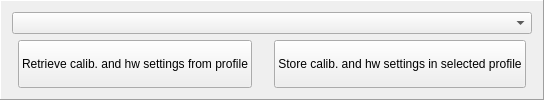
    <widget class="QFrame" name="frame">
     <property name="sizePolicy">
      <sizepolicy hsizetype="Minimum" vsizetype="Minimum">
       <horstretch>0</horstretch>
       <verstretch>0</verstretch>
      </sizepolicy>
     </property>
     <property name="frameShape">
      <enum>QFrame::Panel</enum>
     </property>
     <property name="frameShadow">
      <enum>QFrame::Raised</enum>
     </property>
     <layout class="QGridLayout" name="gridLayout_7">
      <property name="sizeConstraint">
       <enum>QLayout::SetDefaultConstraint</enum>
      </property>
      <item row="0" column="0">
       <layout class="QGridLayout" name="gridLayout_6" rowstretch="1,0">
        <item row="1" column="1">
         <widget class="QPushButton" name="calretrieve_PB">
          <property name="sizePolicy">
           <sizepolicy hsizetype="Minimum" vsizetype="Minimum">
            <horstretch>0</horstretch>
            <verstretch>0</verstretch>
           </sizepolicy>
          </property>
          <property name="text">
           <string>Retrieve calib. and hw settings from profile</string>
          </property>
         </widget>
        </item>
        <item row="1" column="2">
         <spacer name="horizontalSpacer_5">
          <property name="orientation">
           <enum>Qt::Horizontal</enum>
          </property>
          <property name="sizeType">
           <enum>QSizePolicy::Expanding</enum>
          </property>
          <property name="sizeHint" stdset="0">
           <size>
            <width>10</width>
            <height>20</height>
           </size>
          </property>
         </spacer>
        </item>
        <item row="1" column="3">
         <widget class="QPushButton" name="calstore_PB">
          <property name="sizePolicy">
           <sizepolicy hsizetype="Minimum" vsizetype="Minimum">
            <horstretch>0</horstretch>
            <verstretch>0</verstretch>
           </sizepolicy>
          </property>
          <property name="text">
           <string>Store calib. and hw settings in selected profile</string>
          </property>
         </widget>
        </item>
        <item row="0" column="0" colspan="5">
         <widget class="QComboBox" name="profile_CB"/>
        </item>
       </layout>
      </item>
     </layout>
    </widget>
